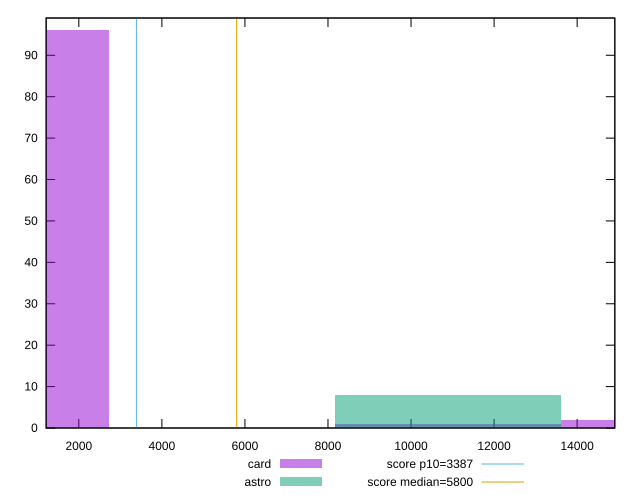

The gnuplot source for this figure:
reset

$card <<EOF
10879.97645933299 1
16319.964688999484 2
0 96
EOF

$astro <<EOF
10879.97645933299 8
EOF

set key outside below
set boxwidth 5439.988229666495
set xrange [1212.792:14907.601726514558]
set yrange [0:99]
set trange [0:99]
set style fill transparent solid 0.5 noborder

set parametric
set terminal svg size 640, 500 enhanced background rgb 'white'
set output "report/report_00029_2021-02-24T13-36-40.390Z/speed-index/comparison/histogram/2_vs_3.svg"

plot $card title "card" with boxes, \
     $astro title "astro" with boxes, \
     3387,t title "score p10=3387", \
     5800,t title "score median=5800"

reset
